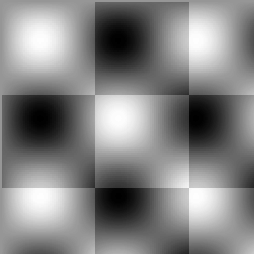
%> input picture tp3matlab/TP03/xadrez.bmp, 254 x 254 px
$ octave tema4.m   (GNU Octave 9; MATLAB toolbox functions it lacks are replaced by stand-ins)
%> lines starting %> are read from the running program, lines starting %| are printed output that depends on the picture; in (x1, y1, x2, y2) boxes, pixels count from 0 and x2, y2 are one past the last pixel; in counts of white or black regions, pixels touching at a corner belong together; the program's own positions count from 1
clear all;
close all;

original = imread('TP03/xadrez.bmp');
%> original is the input picture: size 254x254 uint8; min 0, max 254, mean 131.8
original = imadjust(original);
imshow(original), title('original')

range=(original >= 0 & original <= 100);
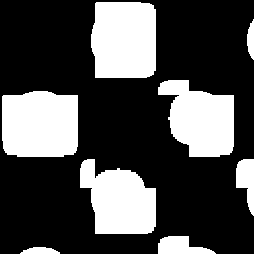
%> range: size 254x254 logical; 29.9% white; 8 white regions, largest, box (x1, y1, x2, y2) and area: (2, 91, 78, 157) 4709, (91, 2, 156, 78) 4674, (158, 80, 234, 157) 4080
original(range)=0;
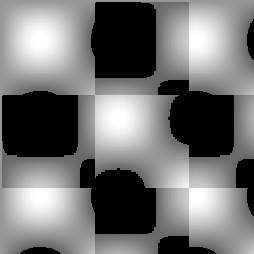
%> original: size 254x254 uint8; min 0, max 255, mean 114.8
original(~range)=255;

original=255-original;
figure; imshow(original);


range=(original >= 0 & original <= 100);
original(range)=0;
original(~range)=255;

original=255-original;
figure; imshow(original);

%
% K10 = imfilter(original,fspecial('sobel'),'replicate');
%
% K = medfilt2(original);
% figure, imshow(K10);
%
% se = strel('square',30);
%
%
%
% for c=1:1
%     intermedia1 = imopen(original,se);
%     intermedia2 = imclose(original,se);
%
%     for c2=1:30
%         se = strel('square',c2);
%         intermedia1 = imopen(intermedia1,se);
%     end
%
%     for c2=1:30
%         se = strel('square',c2);
%         intermedia2 = imclose(intermedia2,se);
%     end
%     title('intermedia1');
%     figure, imshow(intermedia1);
%     figure, imshow(intermedia2);
%
%     obr = imdilate(original, strel('square',3)) - imerode(original, strel('square',3));
%
%     figure
%     imshow(obr,[])
%
%     intermedia2 = intermedia1 + obr;
%     figure
%     imshow(intermedia2,[])
%
% %     %intermedia3 = original - intermedia1; transformada top hat
% %     intermedia3 = original - intermedia1;
% %     %figure, imshow(intermedia3);
% %
% %     %binarizacion de la imagen
% %     nivel = graythresh(intermedia3);
% %     BW = im2bw(intermedia3,nivel);
% %     grayImage = 255 * uint8(BW);
% %     figure, imshow(grayImage)
% %
% %     obr = imreconstruct(grayImage,original);
% %
% %     figure
% %     imshow(obr,[])
% %
%
% end
%
%
%

$ run again, with tp3matlab/TP03/Ajedrez.bmp copied over tp3matlab/TP03/xadrez.bmp
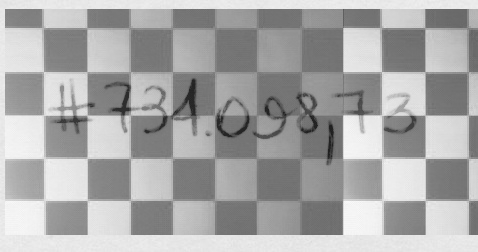
%> input picture tp3matlab/TP03/Ajedrez.bmp, 478 x 252 px
%> original is the input picture: size 252x478x3 uint8; min 30, max 249, mean 168.4
%> `range=(original >= 0 & original <= 100);`:
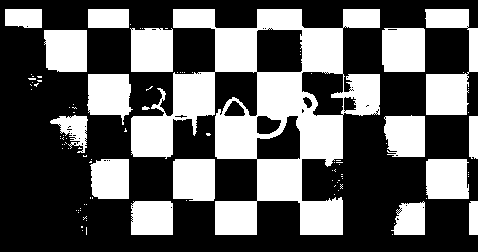
%> range: size 252x478x3 logical; 36.8% white; 101 white regions (83 under 20 px), largest, box (x1, y1, x2, y2) and area: (131, 9, 380, 235) 22515, (425, 9, 478, 115) 2922, (382, 28, 425, 72) 1863
%> `original(range)=0;`:
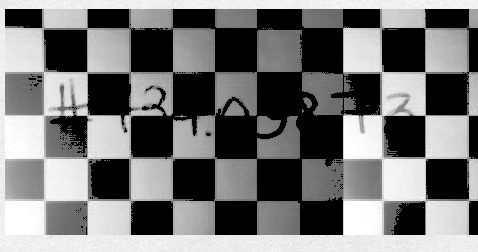
%> original: size 252x478x3 uint8; min 0, max 255, mean 118.4

$ run again, with tp3matlab/TP03/MUSCLE.BMP copied over tp3matlab/TP03/xadrez.bmp
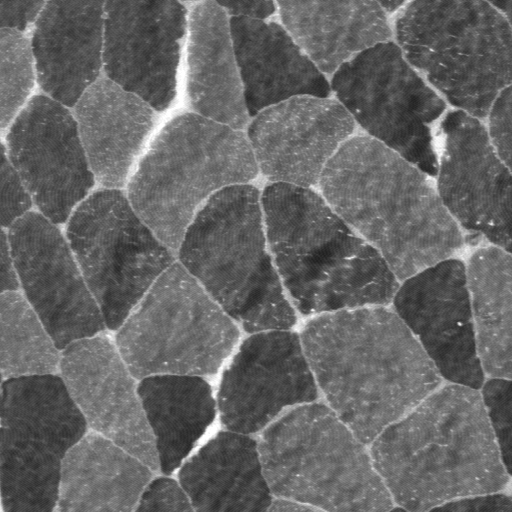
%> input picture tp3matlab/TP03/MUSCLE.BMP, 512 x 512 px
%> original is the input picture: size 512x512 uint8; min 33, max 255, mean 101.8
%> `range=(original >= 0 & original <= 100);`:
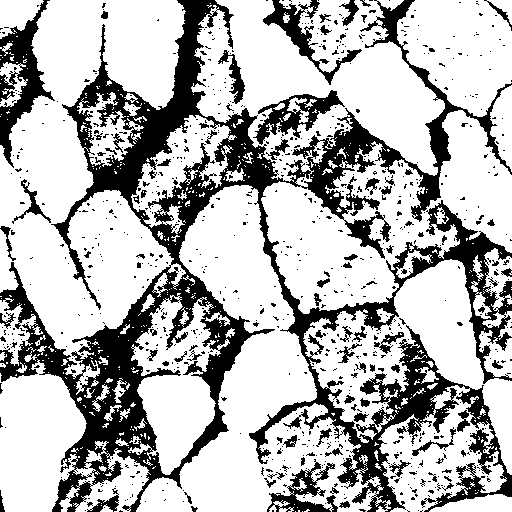
%> range: size 512x512 logical; 71.4% white; 865 black regions (769 under 20 px), largest, box (x1, y1, x2, y2) and area: (0, 0, 512, 512) 58706, (0, 0, 55, 168) 3119, (253, 90, 345, 145) 1659
%> `original(range)=0;`:
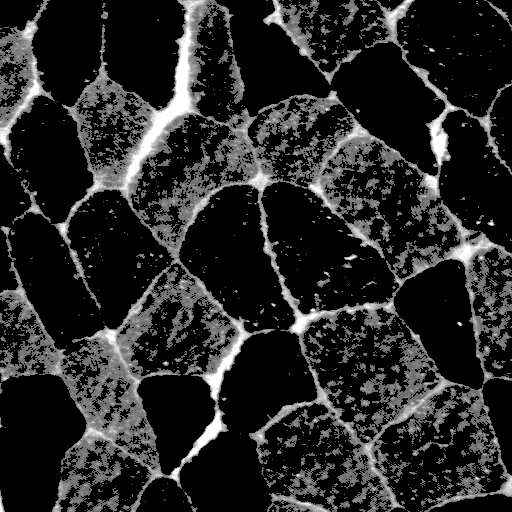
%> original: size 512x512 uint8; min 0, max 255, mean 39.2

$ run again, with tp3matlab/TP03/bureau.bmp copied over tp3matlab/TP03/xadrez.bmp
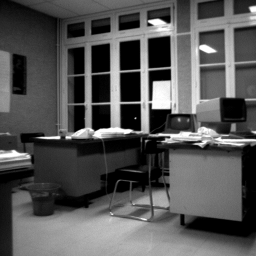
%> input picture tp3matlab/TP03/bureau.bmp, 256 x 256 px
%> original is the input picture: size 256x256 uint8; min 0, max 255, mean 85.1
%> `range=(original >= 0 & original <= 100);`:
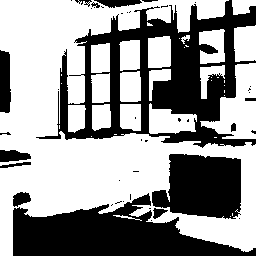
%> range: size 256x256 logical; 59.6% white; 43 black regions (29 under 20 px), largest, box (x1, y1, x2, y2) and area: (36, 0, 256, 148) 11973, (13, 193, 256, 256) 8192, (152, 154, 241, 219) 4508
%> `original(range)=0;`:
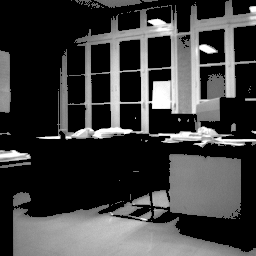
%> original: size 256x256 uint8; min 0, max 255, mean 62.5
